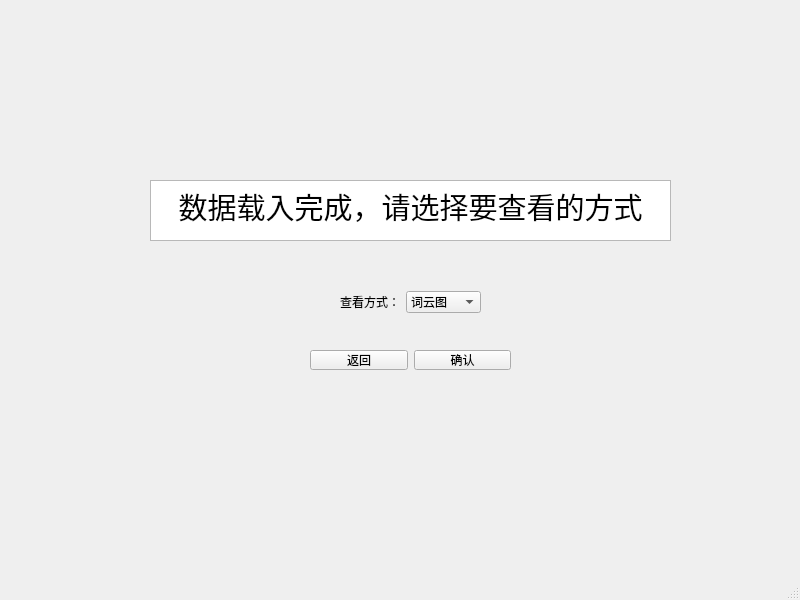
<?xml version="1.0" encoding="UTF-8"?>
<ui version="4.0">
 <class>MyMainWindow</class>
 <widget class="QMainWindow" name="MyMainWindow">
  <property name="geometry">
   <rect>
    <x>0</x>
    <y>0</y>
    <width>800</width>
    <height>600</height>
   </rect>
  </property>
  <property name="windowTitle">
   <string>MainWindow</string>
  </property>
  <widget class="QWidget" name="centralwidget">
   <widget class="QTextBrowser" name="textBrowser">
    <property name="geometry">
     <rect>
      <x>150</x>
      <y>180</y>
      <width>521</width>
      <height>61</height>
     </rect>
    </property>
    <property name="html">
     <string>&lt;!DOCTYPE HTML PUBLIC &quot;-//W3C//DTD HTML 4.0//EN&quot; &quot;http://www.w3.org/TR/REC-html40/strict.dtd&quot;&gt;
&lt;html&gt;&lt;head&gt;&lt;meta name=&quot;qrichtext&quot; content=&quot;1&quot; /&gt;&lt;meta charset=&quot;utf-8&quot; /&gt;&lt;style type=&quot;text/css&quot;&gt;
p, li { white-space: pre-wrap; }
hr { height: 1px; border-width: 0; }
li.unchecked::marker { content: &quot;\2610&quot;; }
li.checked::marker { content: &quot;\2612&quot;; }
&lt;/style&gt;&lt;/head&gt;&lt;body style=&quot; font-family:'Microsoft YaHei UI'; font-size:9pt; font-weight:400; font-style:normal;&quot;&gt;
&lt;p align=&quot;center&quot; style=&quot; margin-top:0px; margin-bottom:0px; margin-left:0px; margin-right:0px; -qt-block-indent:0; text-indent:0px;&quot;&gt;&lt;span style=&quot; font-size:22pt;&quot;&gt;数据载入完成，请选择要查看的方式&lt;/span&gt;&lt;/p&gt;&lt;/body&gt;&lt;/html&gt;</string>
    </property>
   </widget>
   <widget class="QWidget" name="layoutWidget">
    <property name="geometry">
     <rect>
      <x>340</x>
      <y>290</y>
      <width>141</width>
      <height>24</height>
     </rect>
    </property>
    <layout class="QHBoxLayout" name="horizontalLayout">
     <item>
      <widget class="QLabel" name="label">
       <property name="text">
        <string>查看方式：</string>
       </property>
      </widget>
     </item>
     <item>
      <widget class="QComboBox" name="comboBox">
       <item>
        <property name="text">
         <string>词云图</string>
        </property>
       </item>
       <item>
        <property name="text">
         <string>柱状图</string>
        </property>
       </item>
       <item>
        <property name="text">
         <string>饼状图</string>
        </property>
       </item>
       <item>
        <property name="text">
         <string>数据查看</string>
        </property>
       </item>
      </widget>
     </item>
    </layout>
   </widget>
   <widget class="QWidget" name="layoutWidget">
    <property name="geometry">
     <rect>
      <x>310</x>
      <y>350</y>
      <width>201</width>
      <height>20</height>
     </rect>
    </property>
    <layout class="QHBoxLayout" name="horizontalLayout_2">
     <item>
      <widget class="QPushButton" name="quitButton">
       <property name="text">
        <string>返回</string>
       </property>
      </widget>
     </item>
     <item>
      <widget class="QPushButton" name="pushButton_2">
       <property name="text">
        <string>确认</string>
       </property>
      </widget>
     </item>
    </layout>
   </widget>
  </widget>
  <widget class="QMenuBar" name="menubar">
   <property name="geometry">
    <rect>
     <x>0</x>
     <y>0</y>
     <width>800</width>
     <height>17</height>
    </rect>
   </property>
  </widget>
  <widget class="QStatusBar" name="statusbar"/>
 </widget>
 <resources/>
 <connections/>
</ui>
